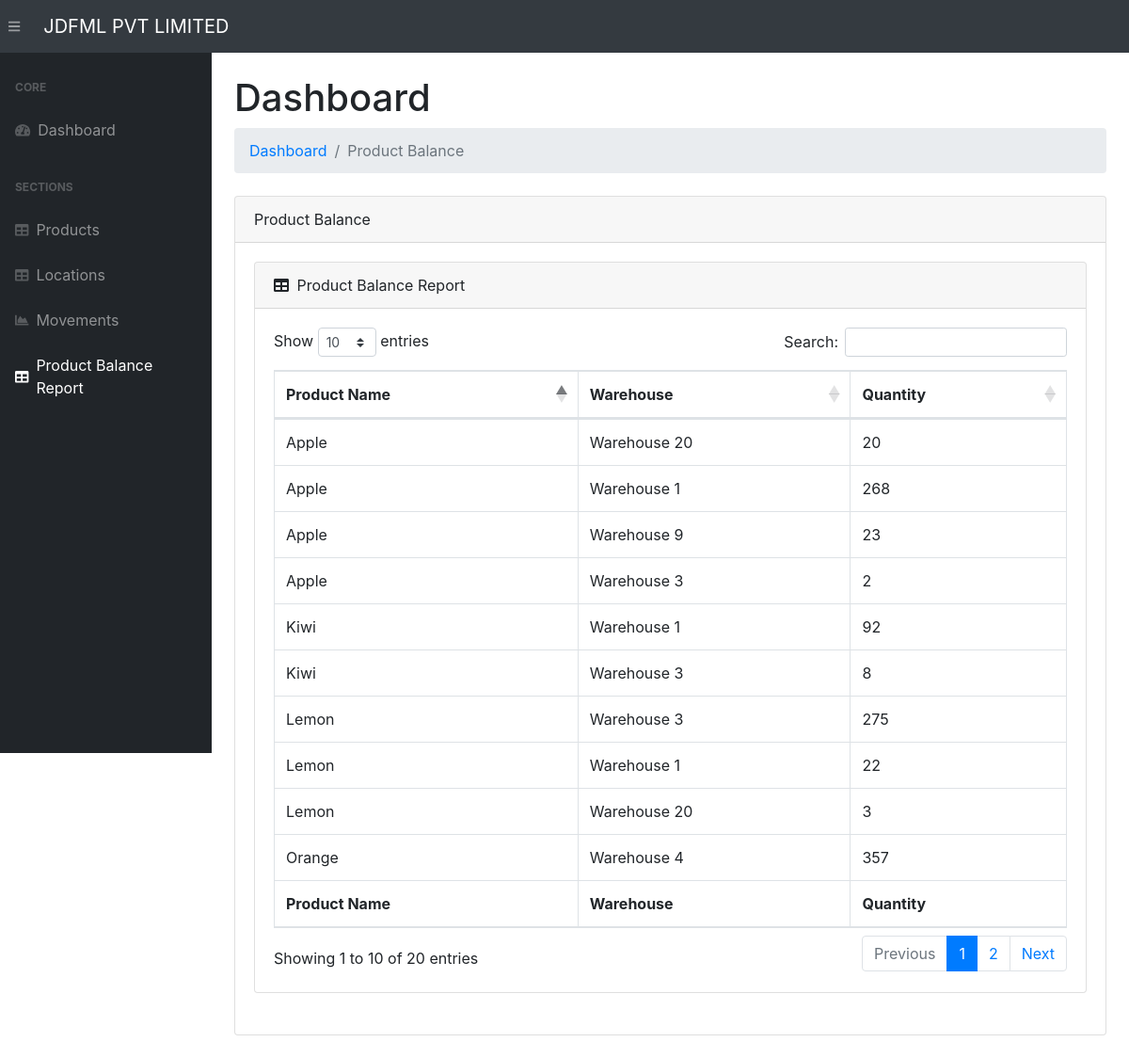
Screenshot of /product-balance/ with the database file from the repository.
### app.py (models this page shows, shortened)
class ProductMovement(db.Model):
    __tablename__   = 'productmovements'
    movement_id     = db.Column(db.Integer, primary_key=True)
    product_id      = db.Column(db.Integer, db.ForeignKey('products.product_id'))
    qty             = db.Column(db.Integer)
    from_location   = db.Column(db.Integer, db.ForeignKey('locations.location_id'))
    to_location     = db.Column(db.Integer, db.ForeignKey('locations.location_id'))
    movement_time   = db.Column(db.DateTime, default=datetime.utcnow)
    product         = db.relationship('Product', foreign_keys=product_id)
    fromLoc         = db.relationship('Location', foreign_keys=from_location)
    toLoc           = db.relationship('Location', foreign_keys=to_location)

### app.py (the view)
@app.route("/product-balance/", methods=["POST", "GET"])
def productBalanceReport():
    movs = ProductMovement.query.\
        join(Product, ProductMovement.product_id == Product.product_id).\
        add_columns(
            Product.product_id,
            ProductMovement.qty,
            ProductMovement.from_location,
            ProductMovement.to_location,
            ProductMovement.movement_time).\
        order_by(ProductMovement.product_id).\
        order_by(ProductMovement.movement_id).\
        all()
    balancedDict = defaultdict(lambda: defaultdict(dict))
    tempProduct = ''
    for mov in movs:
        row = mov[0]
        if(tempProduct == row.product_id):
            if(row.to_location and not "qty" in balancedDict[row.product_id][row.to_location]):
                balancedDict[row.product_id][row.to_location]["qty"] = 0
            elif (row.from_location and not "qty" in balancedDict[row.product_id][row.from_location]):
                balancedDict[row.product_id][row.from_location]["qty"] = 0
            if (row.to_location and "qty" in balancedDict[row.product_id][row.to_location]):
                balancedDict[row.product_id][row.to_location]["qty"] += row.qty
            if (row.from_location and "qty" in balancedDict[row.product_id][row.from_location]):
                balancedDict[row.product_id][row.from_location]["qty"] -= row.qty
            pass
        else :
            tempProduct = row.product_id
            if(row.to_location and not row.from_location):
                if(balancedDict):
                    balancedDict[row.product_id][row.to_location]["qty"] = row.qty
                else:
                    balancedDict[row.product_id][row.to_location]["qty"] = row.qty
    return render_template("product-balance.html", movements=balancedDict)

### templates/product-balance.html (shortened to what this page needs)
{% extends 'base.html' %}
{% block content %}
<main>
    <div class="container-fluid">
        <h1 class="mt-4">Dashboard</h1>
        <ol class="breadcrumb mb-4">
            <li class="breadcrumb-item"><a href="/">Dashboard</a></li>
            <li class="breadcrumb-item active">Product Balance</li>
        </ol>
        <div class="card mb-4">
            <div class="card-header">Product Balance</div>
            <div class="card-body">
                <div class="card mb-4">
                <div class="card-header">
                    <i class="fas fa-table mr-1"></i>
                    Product Balance Report
                </div>
                <div class="card-body">
                    <div class="table-responsive">
                        {% if movements|length < 1 %}
                        <h4>There are no Movements, add one above</h4>
                        {% else %}
                        <table class="table table-bordered" id="dataTable" width="100%" cellspacing="0">
                            <thead>
                                <tr>
                                    <th>Product Name</th>
                                    <th>Warehouse</th>
                                    <th>Quantity</th>
                                </tr>
                            </thead>
                            <tfoot>
                                <tr>
                                    <th>Product Name</th>
                                    <th>Warehouse</th>
                                    <th>Quantity</th>
                                </tr>
                            </tfoot>
                            <tbody>
                                {% for pkey, values in movements.items() %}
                                    {% set count = values|length() %}
                                    <tr>
                                        <td>{{pkey}}</td>
                                        {% for key, value in values.items() %}
                                            <td>{{key}}</td>
                                            <td>{{value.qty}}</td>
                                            {% if values|length() > 1 %}
                                                {% if values|last != key %}
                                                    </tr>
                                                    <tr>
                                                        <td>{{pkey}}</td>
                                                {% endif %}
                                            {% endif %}
                                        {% endfor %}
                                        </tr>
                                    {% endfor %}
                            </tbody>
                        </table>
                        {% endif %}
                </div>
            </div>
                </div>
            </div>
        </div>
    </div>
</main>
{% endblock %}

### rows the page displays
ProductMovement: product "Apple", to_location "Warehouse 20", qty "20"
ProductMovement: to_location "Warehouse 1", qty "268"
ProductMovement: to_location "Warehouse 9", qty "23"
ProductMovement: to_location "Warehouse 3", qty "2"
ProductMovement: product "Kiwi", to_location "Warehouse 1", qty "92"
ProductMovement: to_location "Warehouse 3", qty "8"
ProductMovement: product "Lemon", to_location "Warehouse 3", qty "275"
ProductMovement: to_location "Warehouse 1", qty "22"
ProductMovement: to_location "Warehouse 20", qty "3"
ProductMovement: product "Orange", to_location "Warehouse 4", qty "357"
